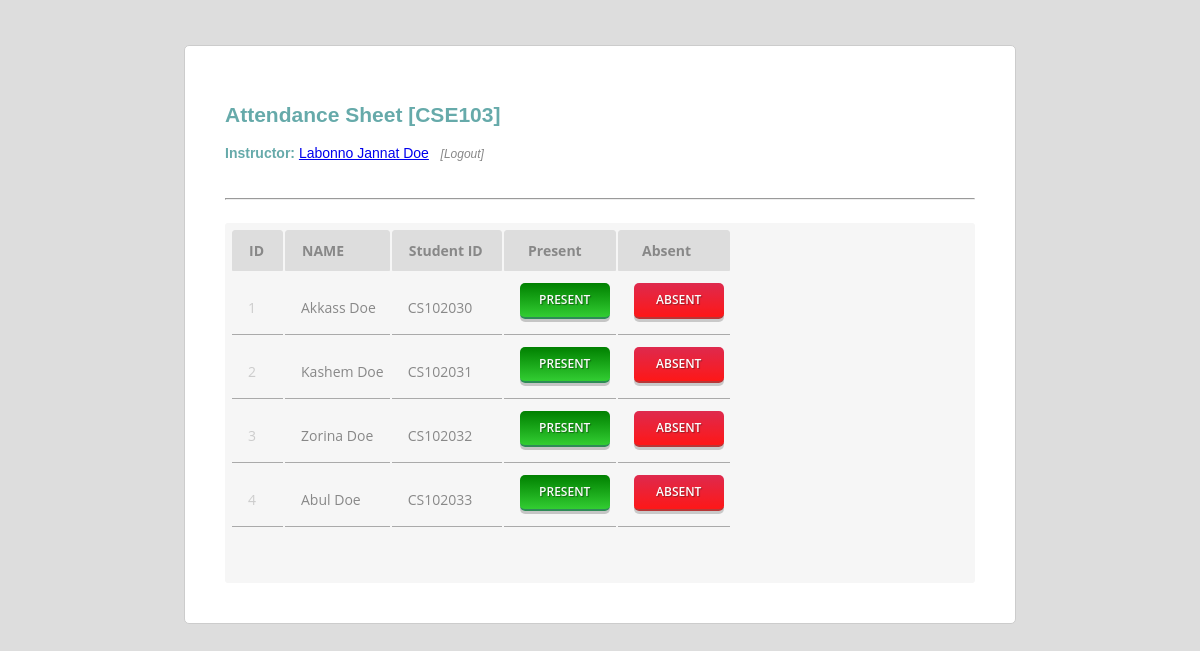
The page /teacher/attendance.php?subid=CSE103 (signed in) on the database its author committed.
### tables this page shows
CREATE TABLE IF NOT EXISTS `student` (
`id` smallint(10) NOT NULL,
  `sname` varchar(64) NOT NULL,
  `semail` varchar(32) NOT NULL,
  `studentid` varchar(20) NOT NULL,
  `coursesTaken` varchar(128) DEFAULT NULL
);

### teacher/attendance.php (the view, shortened to what this page needs)
<?php
include '../dbconnect.php';
?>
<html>
<head>
<link rel="stylesheet" type="text/css" href="../style.css">
</head>
<body>
<div class="box teacher">
	<h2>Attendance Sheet [<?php echo $_GET['subid']; ?>]</h2>
<p><b>Instructor:</b> <a href="dashboard.php"><?php echo $_SESSION['loggedTeachersName']; ?></a> &nbsp; <a class="doitalic" href="../logout.php">[Logout]</a> </p> <br />
<hr/><br />
<div class="attendanceform">
	<table>
		<tr>
			<th>ID</th>
			<th>NAME</th>
			<th>Student ID</th>
			<th> &nbsp; Present</th>
			<th> &nbsp; Absent</th>
		</tr>
<?php
$subid = $_GET['subid'];
$id = 1;
	$query = mysql_query("SELECT * FROM student", $connection);
	   if($query)
		{
		   while($got = mysql_fetch_array($query)):
				$sname = $got['sname'];
				$studentid = $got['studentid'];
				$coursesTaken = $got['coursesTaken'];
				$course = explode(",", $coursesTaken);
		   		$n = count($course);
		   		for ($i=0; $i < $n ; $i++) {
		   			if ($subid == $course[$i]) {
						$stusess = $studentid.$subid;
						if (isset($_SESSION[$stusess])) {
							if($_SESSION[$stusess] == 1){
								?>
									<tr>
										<td style="color: #ccc;"><?php echo $id; ?></td>
										<td><?php echo $sname; ?></td>
										<td><?php echo $studentid; ?></td>
										<td>
											<form action="inputattendance.php" method="post">
												<input type="hidden" name="studentid" value="<?php echo $studentid; ?>">
												<input type="hidden" name="subid" value="<?php echo $subid; ?>">
												<input type="hidden" name="presence" value="1">
												<input type="submit" name="submit" class="btninactive" value="PRESENT">
											</form>
										</td>
										<td>
											<form action="inputattendance.php" method="post">
												<input type="hidden" name="studentid" value="<?php echo $studentid; ?>">
												<input type="hidden" name="subid" value="<?php echo $subid; ?>">
												<input type="hidden" name="presence" value="0">
												<input type="submit" name="submit" class="btninactive" value="ABSENT">
											</form>
										</td>
									</tr>
								<?php
							}
							else {
								?>
									<tr>
										<td style="color: #ccc;"><?php echo $id; ?></td>
										<td><?php echo $sname; ?></td>
										<td><?php echo $studentid; ?></td>
										<td>
											<form action="inputattendance.php" method="post">
												<input type="hidden" name="studentid" value="<?php echo $studentid; ?>">
												<input type="hidden" name="subid" value="<?php echo $subid; ?>">
												<input type="hidden" name="presence" value="1">
												<input type="submit" name="submit" class="present" value="PRESENT">
											</form>
										</td>
										<td>
											<form action="inputattendance.php" method="post">
												<input type="hidden" name="studentid" value="<?php echo $studentid; ?>">
												<input type="hidden" name="subid" value="<?php echo $subid; ?>">
												<input type="hidden" name="presence" value="0">
												<input type="submit" name="submit" class="absent" value="ABSENT">
											</form>
										</td>
									</tr>
								<?php
							} }
							else {
								?>
									<tr>
										<td style="color: #ccc;"><?php echo $id; ?></td>
										<td><?php echo $sname; ?></td>
										<td><?php echo $studentid; ?></td>
										<td>
											<form action="inputattendance.php" method="post">
												<input type="submit" name="submit" class="present" value="PRESENT">
											</form>
										</td>
										<td>
											<form action="inputattendance.php" method="post">
												<input type="submit" name="submit" class="absent" value="ABSENT">
											</form>
										</td>
									</tr>
								<?php
							}
						}
				} $id++;
			endwhile;
		}
?>
	</table>
</div>
</div>
</body>
</html>

### style.css (style rules this page uses)
body { background: #ddd; font-family: tahoma, arial, sans-serif; font-size: 14px; }
.attendanceform { width: auto; min-width: 500px; height: auto; min-height: 350px; margin: 0 auto; padding: 5px; background: #f6f6f6; border-radius: 3px; position: relative; }
table { color: #888; min-width: 500px; font-size: 14px; font-family: 'Open Sans', sans-serif; }
th { background: #ddd; border-radius: 3px 3px 0 0; padding: 10px; padding-right: 18px; padding-left: 16px; border: 1px solid #ddd; text-align: left; }
td { border-bottom: 1px solid #aaa; padding-top: 10px; padding-left: 16px; padding-right: 6px; text-align: left; }
.present { width: auto; min-width: 90px; height: 36px; background: linear-gradient(to bottom, #008000 0%,#32CD32 100%); padding-right: 16px; padding-left: 16px; border: none; border-radius: 5px; border-bottom: 2px solid #2E8B57; color: #fbfbfb; font-weight: 600; font-family: 'Open Sans', sans-serif; text-shadow: 1px 1px 1px rgba(0,0,0,.4); font-size: 12px; text-align: center; box-shadow: 0px 3px 0px 0px rgba(0,0,0,.2); cursor: pointer; }
.absent { width: auto; opacity: 0.9; min-width: 90px; height: 36px; background: linear-gradient(to bottom, #DC143C 0%,#FF0000 100%); padding-right: 16px; padding-left: 16px; border: none; border-radius: 5px; border-bottom: 2px solid #B22222; color: #fff; font-weight: 600; font-family: 'Open Sans', sans-serif; text-shadow: 1px 1px 1px rgba(0,0,0,.4); font-size: 12px; text-align: center; box-shadow: 0px 3px 0px 0px rgba(0,0,0,.2); cursor: pointer; }
.box { margin: 0 auto; border: 1px solid #ccc; border-radius: 5px; width: 750px; height: auto; min-height: 350px; padding: 40px; margin-top: 45px; background: #fff; }
.doitalic { font-style: italic; font-size: 12px; color: #888; text-decoration: none; }
.teacher { color: #66aaaa; font-family: arial, sans-serif; }

### rows shown on the page
student: sname "Akkass Doe", studentid "CS102030"
student: sname "Kashem Doe", studentid "CS102031"
student: sname "Zorina Doe", studentid "CS102032"
student: sname "Abul Doe", studentid "CS102033"

### other values the page prints
$_GET['subid'] "CSE103"
$_SESSION['loggedTeachersName'] "Labonno Jannat Doe"
